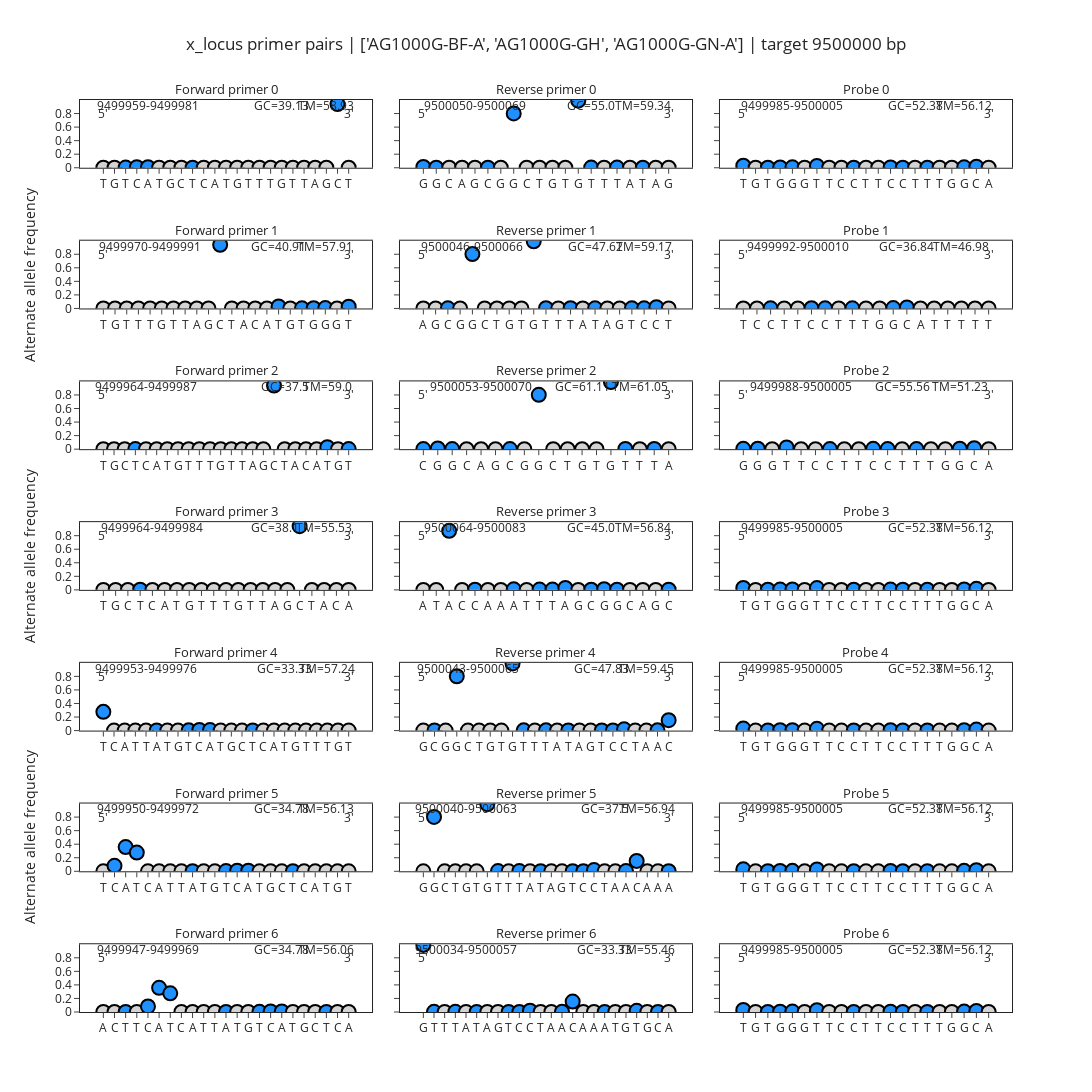

Notebook code cell kept with this figure:
### Markdown cell above
## Exercises

### English

For the exercises, you can either re-run this notebook or use the function in the cell above, which integrates the above notebook into one single function, for convenience.

1. Design a set of qPCR primers to measure gene expression of the carboxylesterase gene, COEAE2F (contig='2L', transcript='AGAP006228-RA'), restricting the samples to just *Anopheles gambiae*.

2. Design a set of primers and a probe for the *vgsc*-995F *kdr* mutation (contig = 2L, genome bp = 2422652)

3. Design a set of qPCR primers to target the gene from module 3's practical exercise. 

### Français

En tant qu'exercices, vous pouvez soit exécuter à nouveau ce notebook ou utiliser la fonction de la cellule ci-dessus, qui intègre le contenu du reste du notebook dans une seule cellule, pour une plus grande aisance.

1. Créer un ensemble d'amorces pour qPCR afin de mesurer l'expression génique du gène carboxylesterase COEAE2F (contig='2L', transcript='AGAP006228-RA'), en limitant les échantillons aux Anopheles gambiae.

2. Créer un ensemble d'amorces et une sonde pour la mutation vgsc-995F kdr (contig = 2L, genome bp = 2422652)

3. Créer un ensemble d'amorces pour qPCR ciblant le gène de l'exercice pratique du module 3

### Code cell
primer_parameters  =  {
    'PRIMER_OPT_SIZE': 20,
    'PRIMER_TASK':'generic',
    'PRIMER_MIN_SIZE': 17,
    'PRIMER_MAX_SIZE': 24,
    'PRIMER_OPT_TM': 60.0,
    'PRIMER_MIN_TM': 55.0,
    'PRIMER_MAX_TM': 64.0,
    'PRIMER_MIN_GC': 30.0,
    'PRIMER_MAX_GC': 75.0,
    'PRIMER_MIN_THREE_PRIME_DISTANCE': 3,  # this parameter is the minimum distance between successive pairs. If 1, it means successive primer pairs could be identical bar one base shift
    'PRIMER_INTERNAL_OPT_SIZE': 16,  # Probe size preferences if selected, otherwise ignored
    'PRIMER_INTERNAL_MIN_SIZE': 10,
    'PRIMER_INTERNAL_MAX_SIZE': 22,
    'PRIMER_INTERNAL_MIN_TM': 45,
    'PRIMER_INTERNAL_MAX_TM': 65,  # Probe considerations are quite relaxed, assumed that LNAs / Taqman will be used later to affect TM
    # Extra primer3 parameters can go here
    # In the same format as above                       
    }


# primer_df, blat_df = AgamPrimer.designPrimers(
#      assay_type='gDNA primers + probe',  # assay_type options are: 'qPCR primers', 'gDNA primers', 'gDNA primers + probe', 'probe'
#      target='X:9_500_000' ,#'AGAP000818-RA',            # target should be an AGAP transcript identifier in for qPCR, otherwise should be an integer in genome
#      assay_name='x_locus',
#      n_primer_pairs=8,
#      min_amplicon_size=60,
#      max_amplicon_size=120,
#      primer_parameters=primer_parameters,
#      sample_sets=['AG1000G-BF-A', 'AG1000G-GH', 'AG1000G-GN-A'], 
#      out_dir="."
# )
